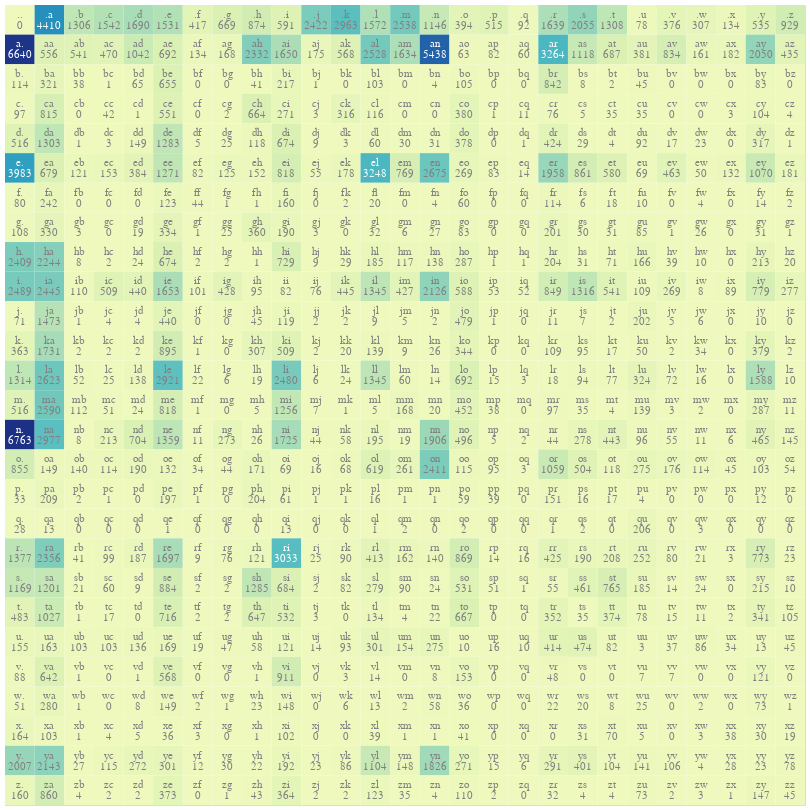

Notebook cell for this chart:
### Code cell
plot_histogram(counts)

### Figure 1 — Vega-Lite specification as saved in the notebook (floating-point values rounded to 4 significant figures; data arrays with more than 128 entries replaced by an {"elided": "..."} marker saying what was removed)
{"config": {"view": {"continuousWidth": 300, "continuousHeight": 300}}, "layer": [{"mark": {"type": "rect"}, "encoding": {"color": {"field": "value", "legend": null, "type": "quantitative"}, "x": {"axis": null, "field": "variable", "type": "ordinal"}, "y": {"axis": null, "field": "index", "type": "ordinal"}}}, {"mark": {"type": "text", "baseline": "bottom"}, "encoding": {"color": {"condition": {"test": "(datum.value > 3000)", "value": "white"}, "value": "grey"}, "text": {"field": "text", "type": "ordinal"}, "x": {"axis": null, "field": "variable", "type": "ordinal"}, "y": {"axis": null, "field": "index", "type": "ordinal"}}}, {"mark": {"type": "text", "baseline": "top"}, "encoding": {"color": {"condition": {"test": "(datum.value > 3000)", "value": "white"}, "value": "grey"}, "text": {"field": "value", "type": "quantitative"}, "x": {"axis": null, "field": "variable", "type": "ordinal"}, "y": {"axis": null, "field": "index", "type": "ordinal"}}}], "data": {"name": "data-39a852523f4a5e744c8720fd4a1e1b48"}, "height": 800, "width": 800, "$schema": "https://vega.github.io/schema/vega-lite/v5.16.3.json", "datasets": {"data-39a852523f4a5e744c8720fd4a1e1b48": {"elided": "729 records"}}}
